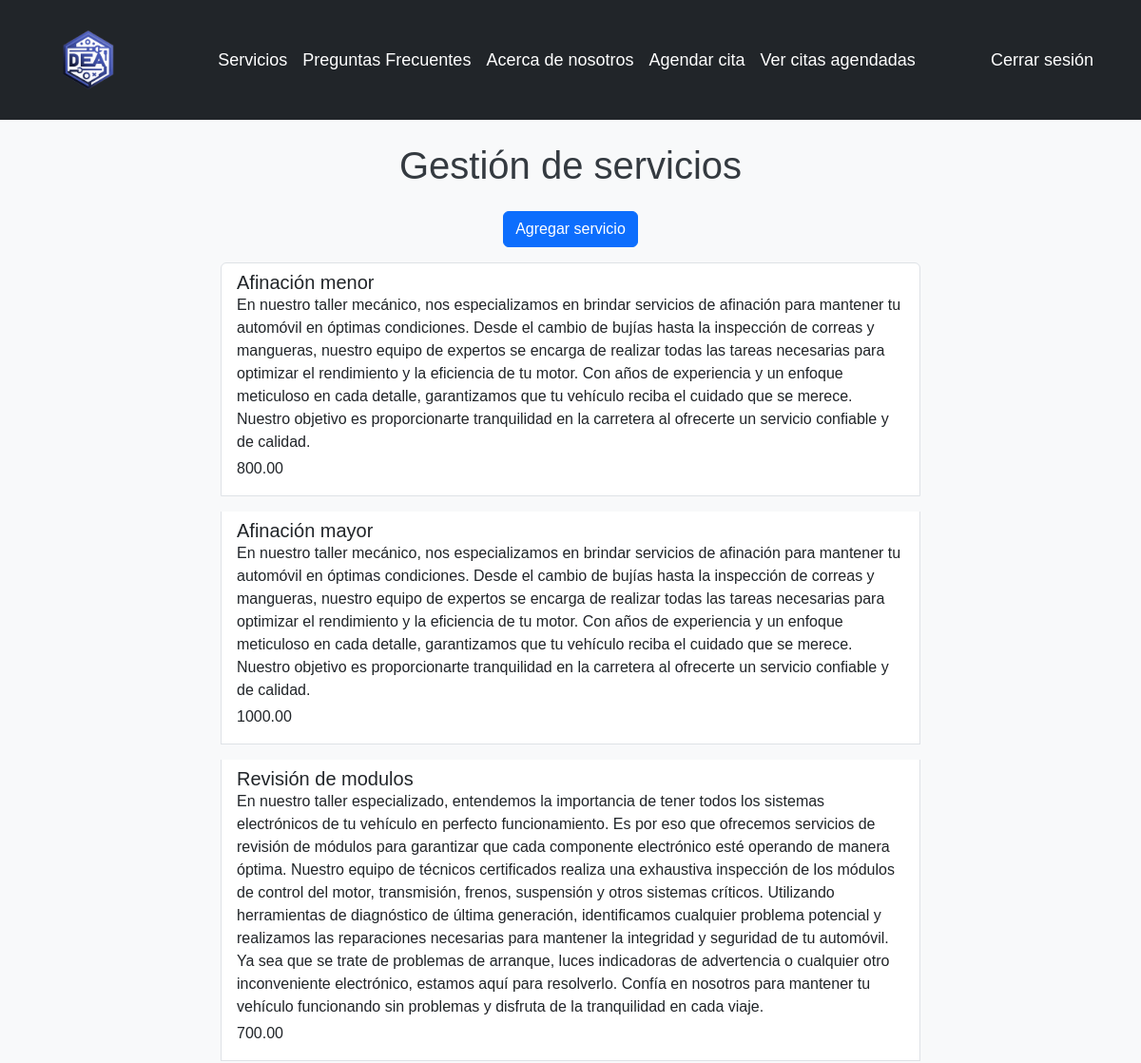
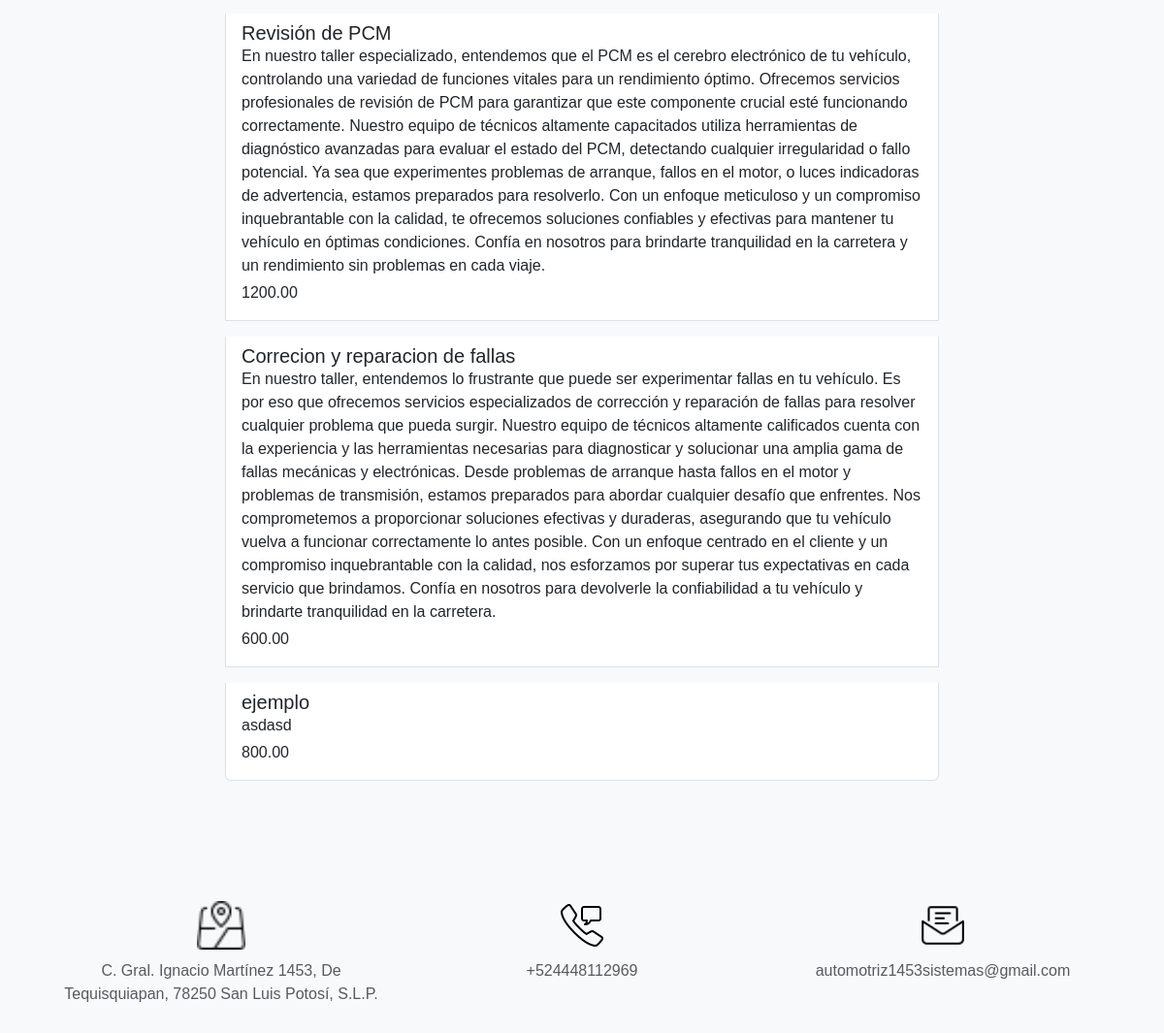
/gestion_servicios/ (signed in), run on the app's committed database (2 pictures, top to bottom).
### autenticacion/models.py (models this page shows)
class Servicio(models.Model):
    nombre = models.CharField(max_length=100)
    descripcion = models.TextField()
    precio = models.DecimalField(max_digits=8, decimal_places=2)
    def __str__(self):
        return self.nombre

### autenticacion/views.py (the view)
# urls.py: path('gestion_servicios/', v_auth.gestion_servicios, name='gestion_servicios'),
@login_required
def gestion_servicios(request):
    servicios = Servicio.objects.all()
    print(servicios)
    return render(request, "gestionServicios.html",{
        "servicios": servicios
    })

### main/templates/gestionServicios.html (shortened to what this page needs)
<!DOCTYPE html>
<html lang="en">
<head>
    {% extends 'layouts/base.html' %}
    {% block content %}
    <main class="container">
        <div class="row">
            <div class="col-12">
                <h1 class="text-center mt-4">Gestión de servicios</h1>
            </div>
            <div class="col-lg-8 offset-lg-2 col-md-10 offset-md-1">
                <div class="text-center my-3">
                    <a href="{% url 'alta_servicio' %}" class="btn btn-primary">Agregar servicio</a>
                </div>
                <ul class="list-group">
                    {% for servicio in servicios %}
                    <a class="list-group-item list-group-item-action mb-3" href="{% url 'modificar_servicio' servicio.id %}">
                        <header class="d-flex justify-content-between align-items-center w-100">
                            <h2 class="h5 mb-0 font-weight-bold">{{servicio.nombre}}</h2>
                        </header>
                        <p class="mb-1">{{servicio.descripcion}}</p>
                        <p class="mb-1">{{servicio.precio}}</p>
                    </a>
                    {% endfor %}
                </ul>
            </div>
        </div>
    </main>
    {% endblock %}

### main/templates/layouts/base.html (style rules this page uses)
body { font-family: Arial, sans-serif; background-color: #f8f9fa; color: #343a40; }

### data on the page
Servicio: nombre "Afinación menor", descripcion "En nuestro taller mecánico, nos especializamos en brindar servicios de afinación para mantener tu automóvil en óptimas condiciones. Desde el cambio de bujías hasta la inspección de correas y mangueras, nuestro equipo de expertos se encarga de realizar todas las tareas necesarias para optimizar el rendimiento y la eficiencia de tu motor. Con años de experiencia y un enfoque meticuloso en cada detalle, garantizamos que tu vehículo reciba el cuidado que se merece. Nuestro objetivo es proporcionarte tranquilidad en la carretera al ofrecerte un servicio confiable y de calidad.", precio "800.00"
Servicio: nombre "Afinación mayor", descripcion "En nuestro taller mecánico, nos especializamos en brindar servicios de afinación para mantener tu automóvil en óptimas condiciones. Desde el cambio de bujías hasta la inspección de correas y mangueras, nuestro equipo de expertos se encarga de realizar todas las tareas necesarias para optimizar el rendimiento y la eficiencia de tu motor. Con años de experiencia y un enfoque meticuloso en cada detalle, garantizamos que tu vehículo reciba el cuidado que se merece. Nuestro objetivo es proporcionarte tranquilidad en la carretera al ofrecerte un servicio confiable y de calidad.", precio "1000.00"
Servicio: nombre "Revisión de modulos", descripcion "En nuestro taller especializado, entendemos la importancia de tener todos los sistemas electrónicos de tu vehículo en perfecto funcionamiento. Es por eso que ofrecemos servicios de revisión de módulos para garantizar que cada componente electrónico esté operando de manera óptima. Nuestro equipo de técnicos certificados realiza una exhaustiva inspección de los módulos de control del motor, transmisión, frenos, suspensión y otros sistemas críticos. Utilizando herramientas de diagnóstico de última generación, identificamos cualquier problema potencial y realizamos las reparaciones necesarias para mantener la integridad y seguridad de tu automóvil. Ya sea que se trate de problemas de arranque,…", precio "700.00"
Servicio: nombre "Revisión de PCM", descripcion "En nuestro taller especializado, entendemos que el PCM es el cerebro electrónico de tu vehículo, controlando una variedad de funciones vitales para un rendimiento óptimo. Ofrecemos servicios profesionales de revisión de PCM para garantizar que este componente crucial esté funcionando correctamente. Nuestro equipo de técnicos altamente capacitados utiliza herramientas de diagnóstico avanzadas para evaluar el estado del PCM, detectando cualquier irregularidad o fallo potencial. Ya sea que experimentes problemas de arranque, fallos en el motor, o luces indicadoras de advertencia, estamos preparados para resolverlo. Con un enfoque meticuloso y un compromiso inquebrantable con la calidad, te…", precio "1200.00"
Servicio: nombre "Correcion y reparacion de fallas", descripcion "En nuestro taller, entendemos lo frustrante que puede ser experimentar fallas en tu vehículo. Es por eso que ofrecemos servicios especializados de corrección y reparación de fallas para resolver cualquier problema que pueda surgir. Nuestro equipo de técnicos altamente calificados cuenta con la experiencia y las herramientas necesarias para diagnosticar y solucionar una amplia gama de fallas mecánicas y electrónicas. Desde problemas de arranque hasta fallos en el motor y problemas de transmisión, estamos preparados para abordar cualquier desafío que enfrentes. Nos comprometemos a proporcionar soluciones efectivas y duraderas, asegurando que tu vehículo vuelva a funcionar correctamente lo…", precio "600.00"
Servicio: nombre "ejemplo", descripcion "asdasd", precio "800.00"
